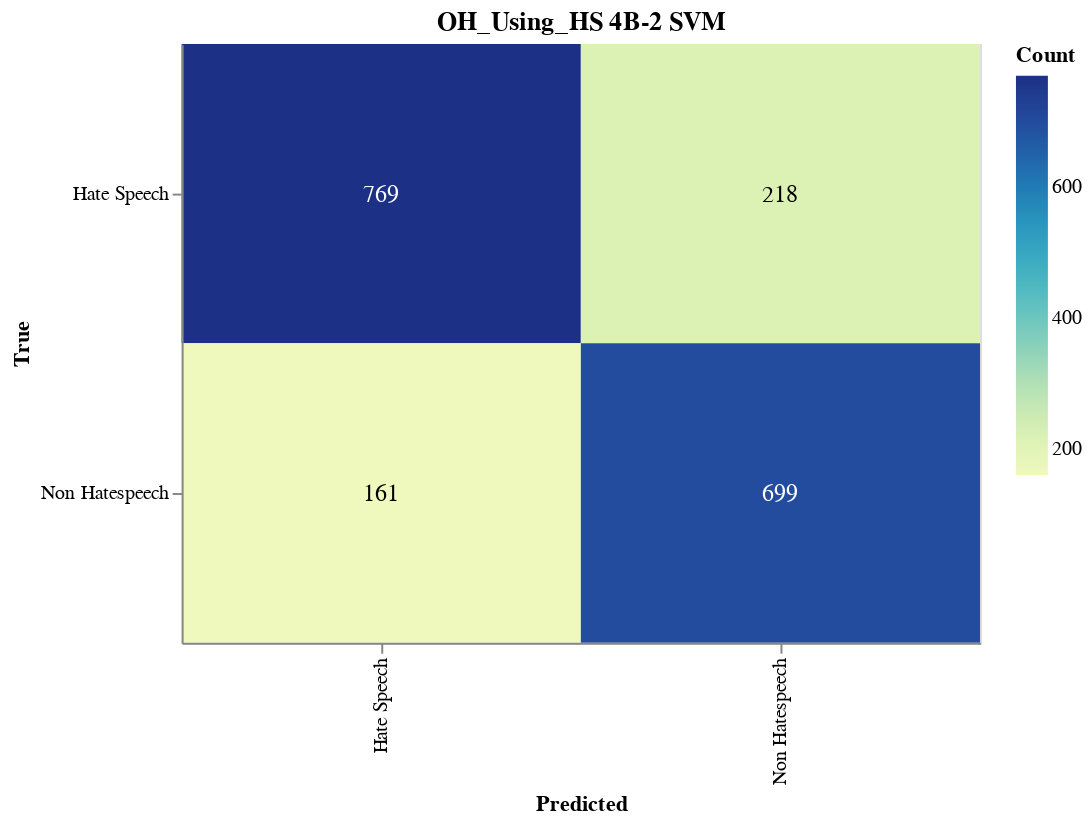

Write notebook code for a chart like this one.
### Markdown cell above
#### Save Confusion Matrix

### Code cell
import altair as alt
import pandas as pd
from sklearn.metrics import confusion_matrix

# Calculate the confusion matrix
cm = confusion_matrix(true_labels, adjusted_predictions)

# Define class names
class_names = ['Hate Speech', 'Non Hatespeech']

# Convert confusion matrix to DataFrame
cm_df = pd.DataFrame(cm, index=class_names, columns=class_names).reset_index().melt(id_vars='index')
cm_df.columns = ['True', 'Predicted', 'Count']

# Ensure the order of categories
cm_df['True'] = pd.Categorical(cm_df['True'], categories=class_names, ordered=True)
cm_df['Predicted'] = pd.Categorical(cm_df['Predicted'], categories=class_names, ordered=True)

# Create the Altair plot
heatmap = alt.Chart(cm_df).mark_rect().encode(
    x=alt.X('Predicted:O', sort=class_names),
    y=alt.Y('True:O', sort=class_names),
    color='Count:Q',
    tooltip=['True', 'Predicted', 'Count']
).properties(
    width=400,
    height=300,
    title='OH_Using_HS 4B-2 SVM'
)

# Add text labels
text = heatmap.mark_text(
    align='center',
    baseline='middle',
    fontSize=12
).encode(
    text='Count:Q',
    color=alt.condition(
        alt.datum.Count > cm.max() / 2,
        alt.value('white'),
        alt.value('black')
    )
)

# Combine heatmap and text
final_chart = heatmap + text

# Display the plot
final_chart.show()

### Figure 1 — Vega-Lite specification as saved in the notebook (floating-point values rounded to 4 significant figures)
{"config": {"view": {"continuousWidth": 300, "continuousHeight": 300}}, "layer": [{"mark": {"type": "rect"}, "encoding": {"color": {"field": "Count", "type": "quantitative"}, "tooltip": [{"field": "True", "type": "ordinal"}, {"field": "Predicted", "type": "ordinal"}, {"field": "Count", "type": "quantitative"}], "x": {"field": "Predicted", "sort": ["Hate Speech", "Non Hatespeech"], "type": "ordinal"}, "y": {"field": "True", "sort": ["Hate Speech", "Non Hatespeech"], "type": "ordinal"}}, "title": "OH_Using_HS 4B-2 SVM"}, {"mark": {"type": "text", "align": "center", "baseline": "middle", "fontSize": 12}, "encoding": {"color": {"condition": {"test": "(datum.Count > 384.5)", "value": "white"}, "value": "black"}, "text": {"field": "Count", "type": "quantitative"}, "tooltip": [{"field": "True", "type": "ordinal"}, {"field": "Predicted", "type": "ordinal"}, {"field": "Count", "type": "quantitative"}], "x": {"field": "Predicted", "sort": ["Hate Speech", "Non Hatespeech"], "type": "ordinal"}, "y": {"field": "True", "sort": ["Hate Speech", "Non Hatespeech"], "type": "ordinal"}}, "title": "OH_Using_HS 4B-2 SVM"}], "data": {"name": "data-21dd37ff964ff5133c27759c4dfe66ce"}, "height": 300, "width": 400, "$schema": "https://vega.github.io/schema/vega-lite/v5.17.0.json", "datasets": {"data-21dd37ff964ff5133c27759c4dfe66ce": [{"True": "Hate Speech", "Predicted": "Hate Speech", "Count": 769}, {"True": "Non Hatespeech", "Predicted": "Hate Speech", "Count": 161}, {"True": "Hate Speech", "Predicted": "Non Hatespeech", "Count": 218}, {"True": "Non Hatespeech", "Predicted": "Non Hatespeech", "Count": 699}]}}
